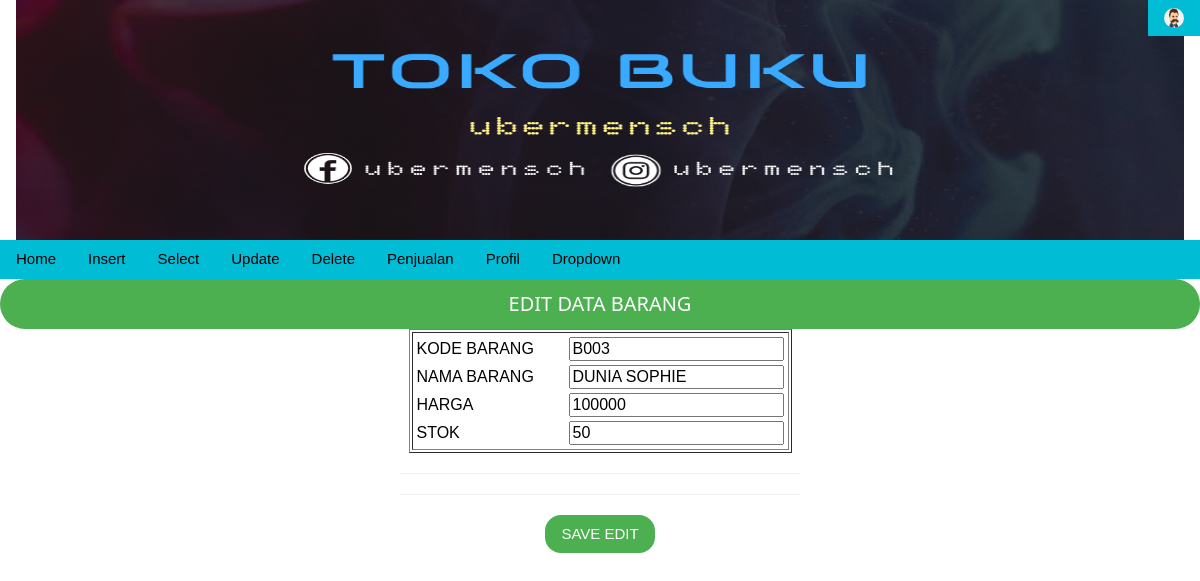
Page /admin/index2.php?p=editbarang&kodebrg=B003 on the committed database.
### tables this page shows
CREATE TABLE `barang` (
  `kodebrg` varchar(10) NOT NULL,
  `namabarang` varchar(20) NOT NULL,
  `harga` varchar(20) NOT NULL,
  `stok` int(5) NOT NULL
);

### admin/pages/editbarang.php (the view, shortened to what this page needs)
<html>
    <link rel="stylesheet" href="w3.css">
    <form action="index2.php?p=saveeditbarang" method=post>
    <center>
    <div class="w3-bar w3-round-xxlarge w3-green">
    <h4>EDIT DATA BARANG
    </div>
    <table border=1>
    <tr><td>
        <table border=0>
<?php
require ("koneksi.php");
$kodebrg = $_GET['kodebrg'];
$sql = "select * from barang where kodebrg='$kodebrg' ";
$hasil = mysqli_query($conn,$sql);
$row=mysqli_fetch_row($hasil);
do
{
    list($kodebrg,$namabarang,$harga,$stok)=$row;
    echo "<tr><td width=150>KODE BARANG<td width=100><input name=kodebrg value='$kodebrg' readonly size=20>";
    echo "<tr><td>NAMA BARANG<td><input name=namabarang value='$namabarang' size=20>";
    echo "<tr><td>HARGA<td><input name=harga value='$harga' size=20>";
    echo "<tr><td>STOK<td><input name=stok value='$stok' size=20>";
}
while ($row=mysqli_fetch_row($hasil));
?>
</table>
</table>
<hr width=400>
<hr width=400>
    <button class="w3-btn w3-round-xlarge w3-green">SAVE EDIT</button>
</html>

### admin/w3.css (style rules this page uses)
*,*:before,*:after { box-sizing:inherit }
html { -ms-text-size-adjust:100%;-webkit-text-size-adjust:100% }
body { margin:0 }
hr { box-sizing:content-box;height:0;overflow:visible }
button,input,select,textarea,optgroup { font:inherit;margin:0 }
button,input { overflow:visible }
button,select { text-transform:none }
button,[type=button],[type=reset],[type=submit] { -webkit-appearance:button }
html,body { font-family:Verdana,sans-serif;font-size:15px;line-height:1.5 }
html { overflow-x:hidden }
h4 { font-size:20px }
h1,h2,h3,h4,h5,h6 { font-family:"Segoe UI",Arial,sans-serif;font-weight:400;margin:10px 0 }
hr { border:0;border-top:1px solid #eee;margin:20px 0 }
.w3-btn,.w3-button { border:none;display:inline-block;padding:8px 16px;vertical-align:middle;overflow:hidden;text-decoration:none;color:inherit;background-color:inherit;text-align:center;cursor:pointer;white-space:nowrap }
.w3-btn,.w3-button { -webkit-touch-callout:none;-webkit-user-select:none;-khtml-user-select:none;-moz-user-select:none;-ms-user-select:none;user-select:none }
.w3-bar { width:100%;overflow:hidden }
.w3-container:after,.w3-container:before,.w3-panel:after,.w3-panel:before,.w3-row:after,.w3-row:before,.w3-row-padding:after,.w3-row-padding:before, .w3-cell-row:before,.w3-cell-row:after,.w3-clear:after,.w3-clear:before,.w3-bar:before,.w3-bar:after { content:"";display:table;clear:both }
.w3-round-xlarge { border-radius:16px }
.w3-round-xxlarge { border-radius:32px }
.w3-green,.w3-hover-green:hover { color:#fff!important;background-color:#4CAF50!important }

### rows in the picture
barang: kodebrg "B003", namabarang "DUNIA SOPHIE", harga "100000", stok "50"
